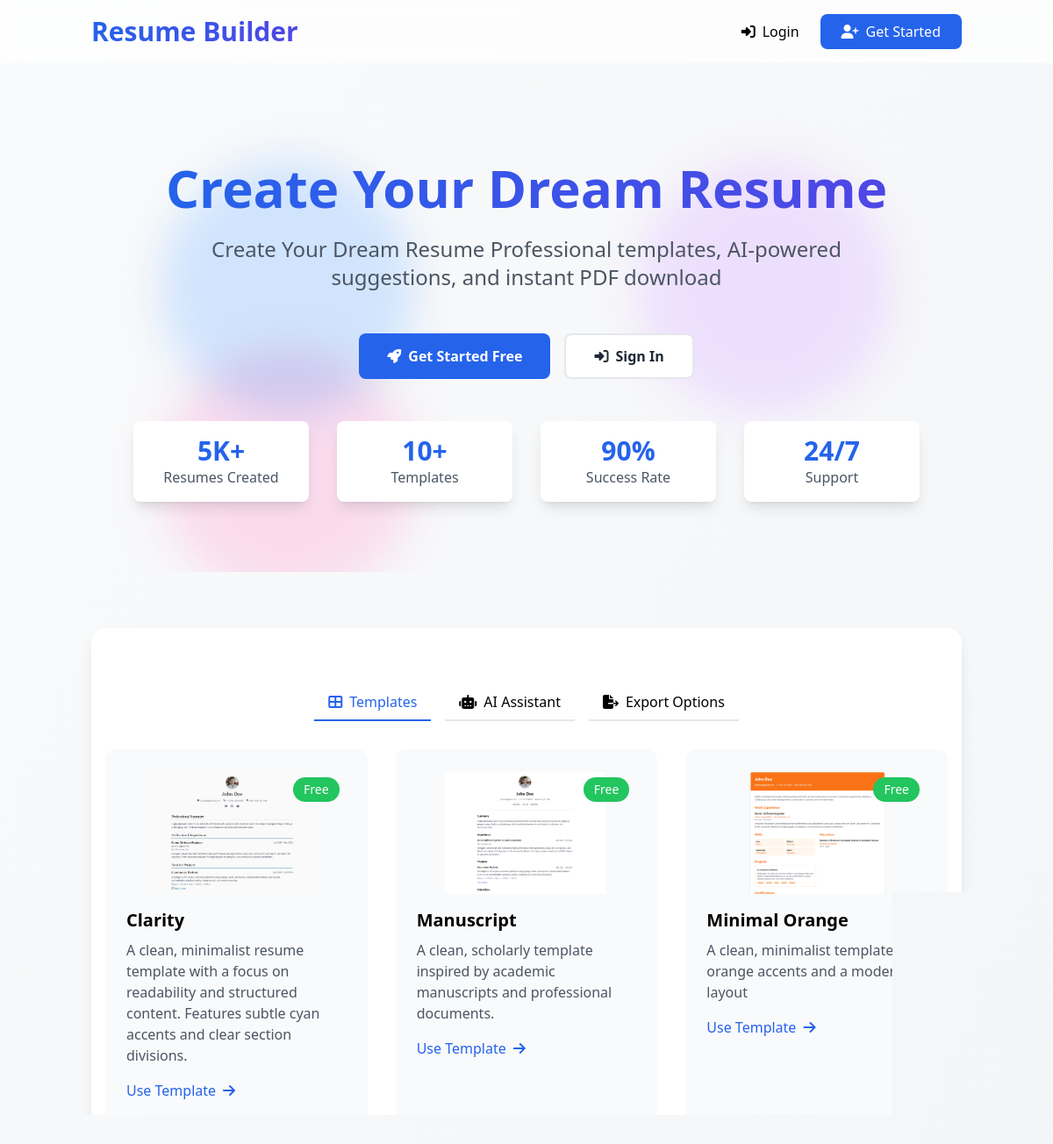
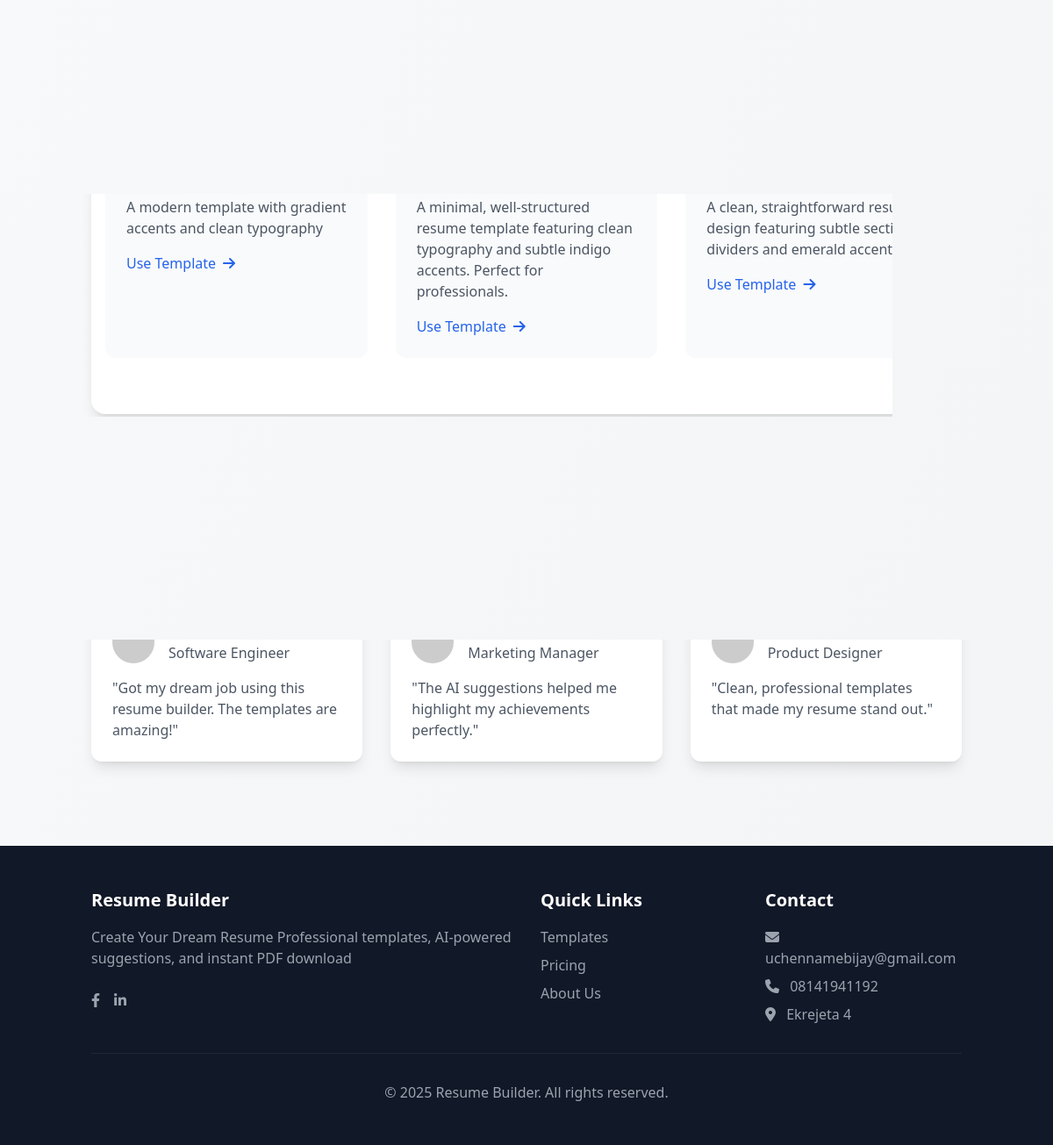
The page / on the database its author committed (2 pictures, top to bottom).
### core/models.py (models this page shows, shortened)
class SiteSettings(models.Model):
    site_name = models.CharField(max_length=100)
    site_description = models.TextField()
    contact_email = models.EmailField()
    contact_phone = models.CharField(max_length=20)
    address = models.TextField(blank=True)
    meta_keywords = models.TextField(help_text="Comma-separated keywords")
    meta_description = models.TextField()
    facebook_url = models.URLField(blank=True)
    twitter_url = models.URLField(blank=True)
    linkedin_url = models.URLField(blank=True)
    pdf_download_price = models.DecimalField(
        max_digits=10,
        decimal_places=2,
        help_text="Price for downloading resume as PDF"
    )
    docx_download_price = models.DecimalField(
        max_digits=10,
        decimal_places=2,
        help_text="Price for downloading resume as DOCX"
    )
    class Meta:
        verbose_name = "Site Settings"
        verbose_name_plural = "Site Settings"

### resumes/models.py (models this page shows, shortened)
class ResumeTemplate(models.Model):
    name = models.CharField(max_length=100)
    description = models.TextField()
    preview_image = models.ImageField(upload_to='template_previews/')
    price = models.DecimalField(max_digits=10, decimal_places=2, default=0.00)
    html_content = models.TextField(help_text="Enter the complete HTML template code")
    css_content = models.TextField(blank=True, help_text="Additional CSS styles")
    created_at = models.DateTimeField(auto_now_add=True)
    is_active = models.BooleanField(default=True)
    @property
    def is_free(self):
        return self.price == 0

### core/views.py (the view)
# urls.py: path('', views.home, name='home'),
def home(request):
    return render(request, 'core/home.html')

### core/context_processors.py (called while the page is built)
def site_settings(request):
    try:
        settings = SiteSettings.objects.first()
        templates = ResumeTemplate.objects.filter(is_active=True).order_by('?')
        return {
            'site_settings': settings,
            'featured_templates': templates
        }
    except:
        return {
            'site_settings': None,
            'featured_templates': []
        }

### core/templates/core/home.html (shortened to what this page needs)
{% extends 'core/base.html' %}
{% block content %}
<div x-data="{ activeTab: 'templates' }" class="space-y-16">
    <section class="py-20 text-center relative overflow-hidden">
        <div class="absolute inset-0 -z-10">
            <div class="absolute top-20 left-20 w-72 h-72 bg-blue-200 rounded-full mix-blend-multiply filter blur-xl opacity-70 animate-blob"></div>
            <div class="absolute top-20 right-20 w-72 h-72 bg-purple-200 rounded-full mix-blend-multiply filter blur-xl opacity-70 animate-blob animation-delay-2000"></div>
        </div>
        <h1 class="text-5xl md:text-6xl font-extrabold mb-6 animate__animated animate__fadeIn">
            <span class="bg-clip-text text-transparent bg-gradient-to-r from-blue-600 to-indigo-600">
            </span>
        </h1>
        <p class="text-xl md:text-2xl text-gray-600 mb-12 animate__animated animate__fadeIn animate__delay-1s max-w-3xl mx-auto">
            {{ site_settings.site_description }}
        </p>
        <div class="flex flex-col sm:flex-row justify-center gap-4 mb-12 animate__animated animate__fadeIn animate__delay-2s">
            {% if user.is_authenticated %}
                <a href="{% url 'dashboard' %}" class="group bg-blue-600 hover:bg-blue-700 text-white font-bold py-3 px-8 rounded-lg transform transition-all hover:scale-105 hover:shadow-lg flex items-center justify-center">
                    <i class="fas fa-columns mr-2 group-hover:animate-bounce"></i>
                    Go to Dashboard
                </a>
            {% else %}
                <a href="{% url 'register' %}" class="group bg-blue-600 hover:bg-blue-700 text-white font-bold py-3 px-8 rounded-lg transform transition-all hover:scale-105 hover:shadow-lg flex items-center justify-center">
                    <i class="fas fa-rocket mr-2 group-hover:animate-bounce"></i>
                    Get Started Free
                </a>
                <a href="{% url 'login' %}" class="group bg-white hover:bg-gray-50 text-gray-800 font-bold py-3 px-8 rounded-lg border-2 transform transition-all hover:scale-105 hover:shadow-lg flex items-center justify-center">
                    <i class="fas fa-sign-in-alt mr-2 group-hover:animate-bounce"></i>
                    Sign In
                </a>
            {% endif %}
        </div>
        <div class="grid grid-cols-2 md:grid-cols-4 gap-8 max-w-4xl mx-auto">
            <div class="p-4 bg-white rounded-lg shadow-lg hover-scale">
                <div class="text-3xl font-bold text-blue-600" x-data x-intersect="$el.textContent = '50K+'">5K+</div>
                <div class="text-gray-600">Resumes Created</div>
            </div>
            <div class="p-4 bg-white rounded-lg shadow-lg hover-scale">
                <div class="text-3xl font-bold text-blue-600">{{ featured_templates.count }}+</div>
                <div class="text-gray-600">Templates</div>
            </div>
            <div class="p-4 bg-white rounded-lg shadow-lg hover-scale">
                <div class="text-3xl font-bold text-blue-600" x-data x-intersect="$el.textContent = '90%'">90%</div>
                <div class="text-gray-600">Success Rate</div>
            </div>
            <div class="p-4 bg-white rounded-lg shadow-lg hover-scale">
                <div class="text-3xl font-bold text-blue-600">24/7</div>
                <div class="text-gray-600">Support</div>
            </div>
        </div>
    </section>
    <section class="bg-white py-16 rounded-2xl shadow-lg">
        <div class="max-w-6xl mx-auto px-4">
            <div class="flex space-x-4 mb-8 overflow-x-auto justify-center">
                <button
                    @click="activeTab = 'templates'"
                    :class="{ 'border-blue-600 text-blue-600': activeTab === 'templates' }"
                    class="px-4 py-2 border-b-2 font-medium transition-colors flex items-center">
                    <i class="fas fa-th-large mr-2"></i>
                    Templates
                </button>
                <button
                    @click="activeTab = 'ai'"
                    :class="{ 'border-blue-600 text-blue-600': activeTab === 'ai' }"
                    class="px-4 py-2 border-b-2 font-medium transition-colors flex items-center">
                    <i class="fas fa-robot mr-2"></i>
                    AI Assistant
                </button>
                <button
                    @click="activeTab = 'export'"
                    :class="{ 'border-blue-600 text-blue-600': activeTab === 'export' }"
                    class="px-4 py-2 border-b-2 font-medium transition-colors flex items-center">
                    <i class="fas fa-file-export mr-2"></i>
                    Export Options
                </button>
            </div>
            <div x-show="activeTab === 'templates'"
                 x-transition:enter="transition ease-out duration-300"
                 x-transition:enter-start="opacity-0 transform translate-y-4"
                 x-transition:enter-end="opacity-100 transform translate-y-0"
                 class="grid md:grid-cols-3 gap-8">
                 {% for template in featured_templates %}
                    {% if template.is_free %}
                        <div class="bg-gray-50 p-6 rounded-xl hover-scale group">
                            <div class="relative overflow-hidden rounded-lg mb-4">
                                <img src="{{ template.preview_image.url }}" alt="{{ template.name }}"
                                    class="w-full h-auto transform transition-transform group-hover:scale-105">
                                <span class="absolute top-2 right-2 bg-green-500 text-white px-3 py-1 rounded-full text-sm">
                                    Free
                                </span>
                            </div>
                            <h3 class="text-xl font-semibold mb-2">{{ template.name }}</h3>
                            <p class="text-gray-600">{{ template.description }}</p>
                            <a href="{% if request.user.is_authenticated %}{% url 'dashboard' %}{% else %}{% url 'login' %}{% endif %}"
                                class="mt-4 inline-flex items-center text-blue-600 hover:text-blue-700">
                                Use Template <i class="fas fa-arrow-right ml-2"></i>
                            </a>
                        </div>
                    {% endif %}
                {% endfor %}
            </div>
        </div>
    </section>
    <section class="py-16">
        <h2 class="text-3xl font-bold text-center mb-12">What Our Users Say</h2>
        <div class="grid md:grid-cols-3 gap-8">
            <div class="bg-white p-6 rounded-xl shadow-lg hover-scale">
                <div class="flex items-center mb-4">
                    <img src="https://api.dicebear.com/6.x/avataaars/svg?seed=John" alt="User" class="w-12 h-12 rounded-full mr-4">
                    <div>
                        <h4 class="font-semibold">John Doe</h4>
                        <p class="text-gray-600">Software Engineer</p>
                    </div>
                </div>
                <p class="text-gray-600">"Got my dream job using this resume builder. The templates are amazing!"</p>
            </div>
            <div class="bg-white p-6 rounded-xl shadow-lg hover-scale">
                <div class="flex items-center mb-4">
                    <img src="https://api.dicebear.com/6.x/avataaars/svg?seed=Sarah" alt="User" class="w-12 h-12 rounded-full mr-4">
                    <div>
                        <h4 class="font-semibold">Sarah Johnson</h4>
                        <p class="text-gray-600">Marketing Manager</p>
                    </div>
                </div>
                <p class="text-gray-600">"The AI suggestions helped me highlight my achievements perfectly."</p>
            </div>
            <div class="bg-white p-6 rounded-xl shadow-lg hover-scale">
                <div class="flex items-center mb-4">
                    <img src="https://api.dicebear.com/6.x/avataaars/svg?seed=Michael" alt="User" class="w-12 h-12 rounded-full mr-4">
                    <div>
                        <h4 class="font-semibold">Michael Brown</h4>
                        <p class="text-gray-600">Product Designer</p>
                    </div>
                </div>
                <p class="text-gray-600">"Clean, professional templates that made my resume stand out."</p>
            </div>
        </div>
    </section>
</div>
{% endblock %}

### core/templates/core/base.html (shortened to what this page needs)
<!DOCTYPE html>
<html lang="en">
<head>
    <script src="https://cdn.tailwindcss.com"></script>
    <link rel="stylesheet" href="https://cdnjs.cloudflare.com/ajax/libs/animate.css/4.1.1/animate.min.css"/>
    <link rel="stylesheet" href="https://cdnjs.cloudflare.com/ajax/libs/font-awesome/6.4.0/css/all.min.css"/>
</head>
<body class="bg-gradient-to-br from-gray-50 to-gray-100 min-h-screen flex flex-col">
    <header x-data="{ isOpen: false }" class="glass-effect sticky top-0 z-50">
        <nav class="container mx-auto px-4 py-4">
            <div class="flex justify-between items-center">
                <a href="{% url 'home' %}" class="flex items-center space-x-2">
                    <span class="text-3xl font-extrabold bg-clip-text text-transparent bg-gradient-to-r from-blue-600 to-indigo-600">
                    </span>
                </a>
                <div class="hidden md:flex space-x-6">
                    {% if user.is_authenticated %}
                        <a href="{% url 'dashboard' %}" class="nav-link flex items-center">
                            <i class="fas fa-columns mr-2"></i>Dashboard
                        </a>
                        <a href="{% url 'logout' %}" class="nav-link flex items-center">
                            <i class="fas fa-sign-out-alt mr-2"></i>Logout
                        </a>
                    {% else %}
                        <a href="{% url 'login' %}" class="nav-link flex items-center">
                            <i class="fas fa-sign-in-alt mr-2"></i>Login
                        </a>
                        <a href="{% url 'register' %}" class="bg-blue-600 hover:bg-blue-700 text-white font-medium px-6 py-2 rounded-lg transition-all duration-300 transform hover:scale-105 flex items-center">
                            <i class="fas fa-user-plus mr-2"></i>Get Started
                        </a>
                    {% endif %}
                </div>
            </div>
        </nav>
    </header>
    <main class="container mx-auto px-4 py-8 flex-grow">
        {% block content %}{% endblock %}
    </main>
    <footer class="bg-gray-900 text-white py-12">
        <div class="container mx-auto px-4">
            <div class="grid grid-cols-1 md:grid-cols-4 gap-8">
                <div class="col-span-1 md:col-span-2">
                    <h3 class="text-xl font-bold mb-4">{{ site_settings.site_name }}</h3>
                    <p class="text-gray-400">{{ site_settings.site_description }}</p>
                    <div class="mt-6 flex space-x-4">
                        {% if site_settings.facebook_url %}
                            <a href="{{ site_settings.facebook_url }}" class="text-gray-400 hover:text-white transition-colors">
                                <i class="fab fa-facebook-f"></i>
                            </a>
                        {% endif %}
                        {% if site_settings.linkedin_url %}
                            <a href="{{ site_settings.linkedin_url }}" class="text-gray-400 hover:text-white transition-colors">
                                <i class="fab fa-linkedin-in"></i>
                            </a>
                        {% endif %}
                    </div>
                </div>
                <div>
                    <h3 class="text-xl font-bold mb-4">Quick Links</h3>
                    <ul class="space-y-2">
                        <li><a href="#templates" class="text-gray-400 hover:text-white transition-colors">Templates</a></li>
                        <li><a href="#pricing" class="text-gray-400 hover:text-white transition-colors">Pricing</a></li>
                        <li><a href="#about" class="text-gray-400 hover:text-white transition-colors">About Us</a></li>
                    </ul>
                </div>
                <div>
                    <h3 class="text-xl font-bold mb-4">Contact</h3>
                    <ul class="space-y-2 text-gray-400">
                        <li>
                            <i class="fas fa-envelope mr-2"></i>
                            {{ site_settings.contact_email }}
                        </li>
                        <li>
                            <i class="fas fa-phone mr-2"></i>
                            {{ site_settings.contact_phone }}
                        </li>
                        {% if site_settings.address %}
                            <li>
                                <i class="fas fa-map-marker-alt mr-2"></i>
                                {{ site_settings.address }}
                            </li>
                        {% endif %}
                    </ul>
                </div>
            </div>
            <div class="mt-8 pt-8 border-t border-gray-800 text-center text-gray-400">
                <p>&copy; {% now "Y" %} {{ site_settings.site_name }}. All rights reserved.</p>
            </div>
        </div>
    </footer>
</body>
</html>

### core/templates/core/base.html (style rules this page uses)
.glass-effect { background: rgba(255, 255, 255, 0.7); backdrop-filter: blur(10px); }
.hover-scale { transition: transform 0.3s ease; }

### core/templates/core/home.html (style rules this page uses)
.animate-blob { animation: blob 7s infinite; }
.animation-delay-2000 { animation-delay: 2s; }
.hover-scale { transition: transform 0.3s ease, box-shadow 0.3s ease; }

### rows shown on the page
SiteSettings: site_description "Create Your Dream Resume Professional templates, AI-powered suggestions, and instant PDF download", site_name "Resume Builder", contact_email "uchennamebijay@gmail.com", contact_phone "08141941192", address "Ekrejeta 4"
ResumeTemplate: preview_image (picture), name "Clarity", description "A clean, minimalist resume template with a focus on readability and structured content. Features subtle cyan accents and clear section divisions."
ResumeTemplate: preview_image (picture), name "Manuscript", description "A clean, scholarly template inspired by academic manuscripts and professional documents."
ResumeTemplate: preview_image (picture), name "Minimal Orange", description "A clean, minimalist template with orange accents and a modern layout"
ResumeTemplate: preview_image (picture), description "A modern template with gradient accents and clean typography"
ResumeTemplate: preview_image (picture), description "A minimal, well-structured resume template featuring clean typography and subtle indigo accents. Perfect for professionals."
ResumeTemplate: preview_image (picture), description "A clean, straightforward resume design featuring subtle section dividers and emerald accents."

### other values the page prints
{{ featured_templates.count }} "10"
